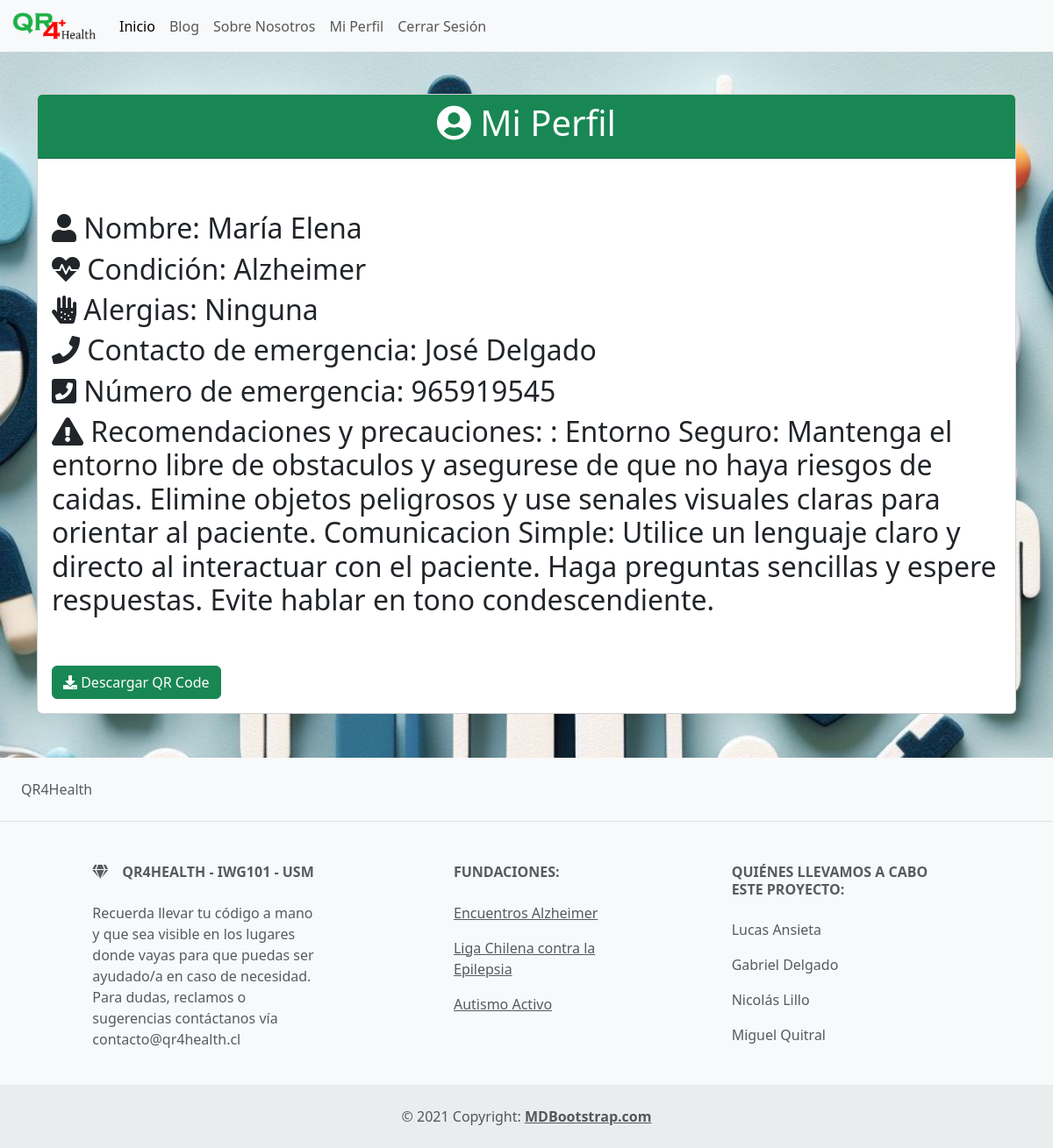
/perfil/ (signed in), run on the app's committed database.
### myapp/models.py (models this page shows, shortened)
class Usuario(models.Model):
    name = models.CharField(max_length=20)
    padecimiento = models.CharField(max_length=20, default="default")
    alergias = models.TextField()
    contact = models.CharField(max_length=20)
    num_contact = models.IntegerField()
    recomendaciones_condicion = models.TextField(default="No se encontraron recomendaciones para esta condición")
    codigo= models.TextField(default="default")
    user= models.ForeignKey(User, on_delete=models.CASCADE, null=True, blank=True)

### myapp/views.py (the view, shortened to what this page needs)
# urls.py: path('perfil/', views.perfil, name="perfil"),
@login_required
def perfil(request):
    u = Usuario.objects.get(user=request.user)
    url = u.codigo
    return render(request, "perfil.html", {"perfil": u})

### myapp/templates/perfil.html (shortened to what this page needs)
{% extends "layouts/base.html" %}
{% load static %}
{% block content %}
<link rel="stylesheet" href="{% static 'css/bootstrap.min.css' %}">
<link rel="stylesheet" href="https://cdnjs.cloudflare.com/ajax/libs/font-awesome/5.15.1/css/all.min.css">
<div class="container mt-5">
    <div class="card profile-card">
        <div class="card-header bg-success text-white">
            <h1 class="text-center"><i class="fas fa-user-circle"></i> Mi Perfil</h1>
        </div>
        <div class="card-body">
            <div class="profile-image text-center">
            </div>
            <div class="profile-info">
                <h2><i class="fas fa-user"></i> Nombre: {{ perfil.name }}</h2>
                <h2><i class="fas fa-heartbeat"></i> Condición: {{ perfil.padecimiento }}</h2>
                <h2><i class="fas fa-allergies"></i> Alergias: {{ perfil.alergias }}</h2>
                <h2><i class="fas fa-phone"></i> Contacto de emergencia: {{ perfil.contact }}</h2>
                <h2><i class="fas fa-phone-square"></i> Número de emergencia: {{ perfil.num_contact }}</h2>
                <h2><i class="fas fa-exclamation-triangle"></i> Recomendaciones y precauciones: {{ perfil.recomendaciones_condicion }}</h2>
            </div>
            <div class="profile-image mt-3">
            </div>
            <div class="mt-3">
                <a href="?download_qr_code=1" class="btn btn-success"><i class="fas fa-download"></i> Descargar QR Code</a>
            </div>
        </div>
    </div>
</div>
{% endblock %}

### data on the page
Usuario: name "María Elena", padecimiento "Alzheimer", alergias "Ninguna", contact "José Delgado", num_contact "965919545", recomendaciones_condicion ": Entorno Seguro: Mantenga el entorno libre de obstaculos y asegurese de que no haya riesgos de caidas. Elimine objetos peligrosos y use senales visuales claras para orientar al paciente. Comunicacion Simple: Utilice un lenguaje claro y directo al interactuar con el paciente. Haga preguntas sencillas y espere respuestas. Evite hablar en tono condescendiente."
